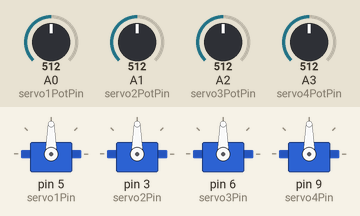
This sketch was run on a simulated Arduino Uno, built with avr-gcc and run on an emulated ATmega328P. On the bench: 4 × servo. Inputs (shaded band) come from the test bench; at power-on: A0 (servo1PotPin) = 512, A1 (servo2PotPin) = 512, A2 (servo3PotPin) = 512, A3 (servo4PotPin) = 512.

Above: at 1.2 s.
1.3 s: A0 (servo1PotPin) set to 716
At 2.4 s:
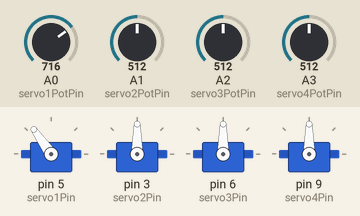
2.8 s: A1 (servo2PotPin) set to 716
At 3.4 s:
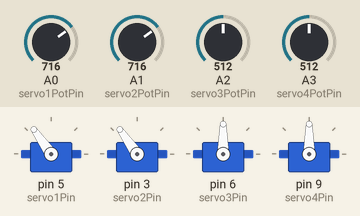
4.3 s: A2 (servo3PotPin) set to 716
At 5.5 s:
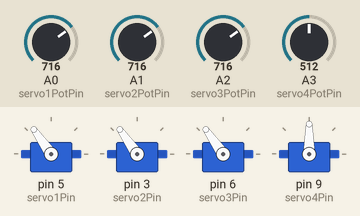
5.8 s: A3 (servo4PotPin) set to 716
At 7.0 s:
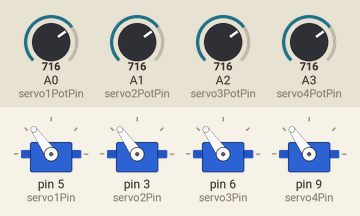
7.3 s: A0 (servo1PotPin) set to 992
At 8.3 s:
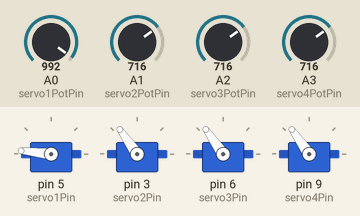
8.8 s: A1 (servo2PotPin) set to 992
At 9.3 s:
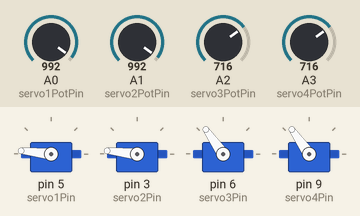
Timing chart, 0 to 11.3 s (numbered marks = the images above; inputs shaded):
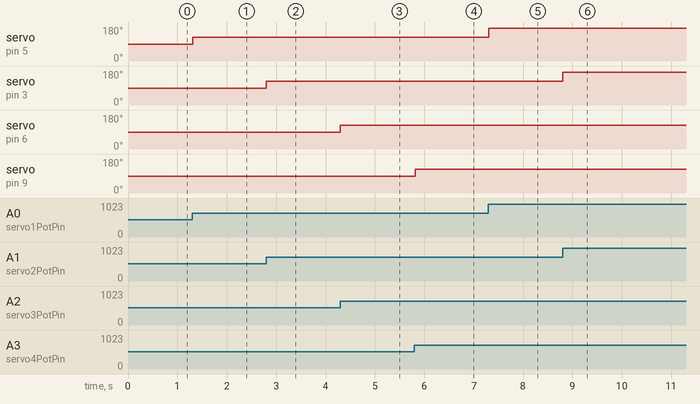

The sketch:

Four_servos_control_V1.ino
```cpp
#include <Servo.h>

//**** servo 1 settings
Servo servo1;

const int servo1PotPin = A0;

const int servo1Pin = 5; //PWM enabled pin

int servo1_test;

//**** servo 1 settings END

//**** servo 2 settings

Servo servo2;

const int servo2PotPin = A1;

const int servo2Pin = 3; // PWM enabled pin

int servo2_test;

//**** servo 2 settings END


//**** servo 3 settings START

Servo servo3;

const int servo3PotPin = A2;

const int servo3Pin = 6; // PWM enabled pin

int servo3_test;


//**** servo 3 settings END

Servo servo4;

const int servo4PotPin = A3;

const int servo4Pin = 9; // PWM enabled pin

int servo4_test;

void setup() {

servo1.attach(servo1Pin);

servo2.attach(servo2Pin);

servo3.attach(servo3Pin);


servo4.attach(servo4Pin);


}


void loop() {

servo1_test = analogRead(servo1PotPin);

servo1_test = map(servo1_test, 0, 1023, 0, 180); // potentiometer to rotation for servo

servo1.write(servo1_test);

servo2_test = analogRead(servo2PotPin);

servo2_test = map(servo2_test,  0, 1023, 0, 180); // potentiometer to rotation for servo

servo2.write(servo2_test);

servo3_test = analogRead(servo3PotPin);

servo3_test = map(servo3_test, 0, 1023, 0, 180); // potentiometer to rotation for servo

servo3.write(servo3_test);

servo4_test = analogRead(servo4PotPin);

servo4_test = map(servo4_test, 0, 1023, 0, 180); // potentiometer to rotation for servo

servo4.write(servo4_test);


delay(15);
}
```

Measured:
- after the input at 1.3 s, servo on pin 5 (servo1Pin): 90° → 125° at once
- after the input at 2.8 s, servo on pin 3 (servo2Pin): 90° → 125° at once
- after the input at 4.3 s, servo on pin 6 (servo3Pin): 90° → 125° at once
- after the input at 5.8 s, servo on pin 9 (servo4Pin): 90° → 125° at once
- after the input at 7.3 s, servo on pin 5 (servo1Pin): 125° → 174° at once
- after the input at 8.8 s, servo on pin 3 (servo2Pin): 125° → 174° at once
